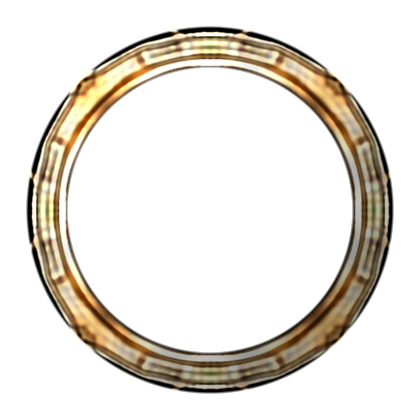

Write Python code to recreate this figure.
import numpy as np, cv2
from PIL import Image
D = '.mw/specs/hud-real/C1/hybrid/'
pol = np.load(D + 'polar.npy')                    # (2880, 210, 3): row = angle*8, col = radius px
A, R, _ = pol.shape
import sys
a0, a1 = int(sys.argv[1]), int(sys.argv[2])
pol = np.roll(pol, -a0 * 8 if a0 < 0 else 0, axis=0)
if a0 < 0: a1 = a1 - a0; a0 = 0                                  # sample arc (deg), chosen on the polar strip
seg = pol[a0 * 8:a1 * 8].astype(np.float32)        # (360, 210, 3)
# remove the light baked into the sample: divide by its own mean-brightness profile along the arc
lum = seg.mean(axis=(1, 2), keepdims=True)
lum_s = cv2.GaussianBlur(lum[:, :, 0], (1, 61), 0)[:, :, None]
flat = seg / np.maximum(lum_s, 1) * lum_s.mean()
tile = np.concatenate([flat, flat[::-1]] * 4, axis=0)   # 8 arcs, mirrored at every 45 deg: symmetric about both axes
# global light again, one rule for the whole ring (up-left)
ang = (np.arange(A) / 8.0)[:, None, None]
f = 0.66 + 0.62 * (0.5 + 0.5 * np.cos(np.deg2rad(ang - 225)))
lit = np.clip(tile * f * 0.95, 0, 255).astype(np.uint8)
rin, rout = 143, 183
ring = cv2.warpPolar(lit, (420, 420), (210, 210), 210, cv2.WARP_POLAR_LINEAR + cv2.WARP_INVERSE_MAP + cv2.INTER_CUBIC)
yy, xx = np.mgrid[:420, :420]; r = np.hypot(xx - 209.5, yy - 209.5)
alpha = np.clip(np.minimum(r - rin, rout - r) / 2.5 + 0.5, 0, 1)
rgba = np.dstack([ring, (alpha * 255).astype(np.uint8)])
Image.fromarray(rgba).save(D + 'ring.png')
bg = Image.new('RGBA', (420, 420), (22, 117, 173, 255)); bg.alpha_composite(Image.fromarray(rgba)); bg.save(D + 'ring-teal.png')
# symmetry measure: difference to its mirror (left-right and up-down) on the alpha-weighted ring
g = ring.astype(np.float32).mean(2); m = alpha > 0.5
for name, flip in (('LR', g[:, ::-1]), ('UD', g[::-1, :])):
    print('asym', name, round(float(np.abs(g - flip)[m].mean()), 2))
